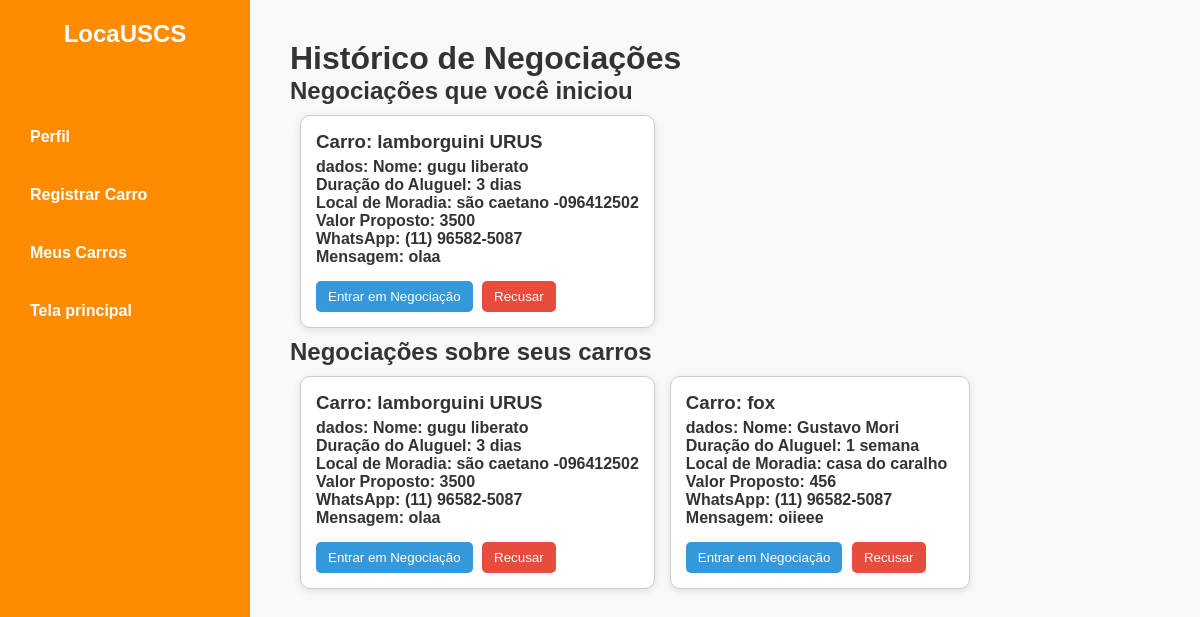
/negociacoes (signed in), run on an earlier commit of the app's database.
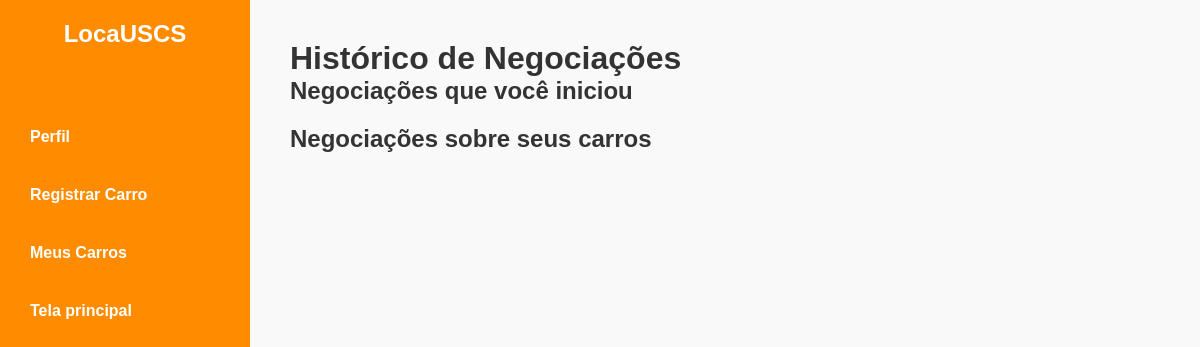
And on a later commit of the database.
### tables this page shows
CREATE TABLE negociacoes (
            id INTEGER PRIMARY KEY AUTOINCREMENT,
            carro_id INTEGER,
            descricao TEXT, -- agora permite NULL
            email_contato TEXT NOT NULL,
            telefone TEXT NOT NULL, status TEXT,
            FOREIGN KEY(carro_id) REFERENCES carros(id)
        );

CREATE TABLE carros (
        id INTEGER PRIMARY KEY AUTOINCREMENT,
        modelo TEXT NOT NULL,
        ano INTEGER NOT NULL,
        km INTEGER NOT NULL,
        lkm REAL NOT NULL,
        categoria TEXT NOT NULL,
        imagem TEXT NOT NULL,
        usuario_id INTEGER, id_usuario INTEGER,
        FOREIGN KEY (usuario_id) REFERENCES usuarios(id)
    );

### locauscs.py (the view, shortened to what this page needs)
@app.route('/negociacoes', methods=['GET', 'POST'])
def negociacoes():
    if 'user_id' not in session:
        return redirect(url_for('login'))
    user_id = session['user_id']
    conn = sqlite3.connect('locauscs.db')
    cursor = conn.cursor()
    cursor.execute('''
        SELECT n.id, c.modelo, n.descricao, n.email_contato, n.telefone, n.status
        FROM negociacoes n
        JOIN carros c ON n.carro_id = c.id
        WHERE c.usuario_id = ?
    ''', (user_id,))
    negociacoes_dono = cursor.fetchall()
    cursor.execute('''
        SELECT n.id, c.modelo, n.descricao, n.email_contato, n.telefone, n.status
        FROM negociacoes n
        JOIN carros c ON n.carro_id = c.id
        WHERE n.email_contato = (SELECT email FROM usuarios WHERE id = ?)
    ''', (user_id,))
    negociacoes_locatario = cursor.fetchall()
    conn.close()
    return render_template('negociacoes.html',
                           negociacoes_dono=negociacoes_dono,
                           negociacoes_locatario=negociacoes_locatario)

### templates/negociacoes.html (shortened to what this page needs)
<!DOCTYPE html>
<html lang="pt-br">
<head>
    <link rel="stylesheet" href="{{ url_for('static', filename='css/estilo.css') }}" />
</head>
<body>
    <div class="sidebar">
        <div class="logo"><h2>LocaUSCS</h2></div>
        <ul class="sidebar-links">
            <li><a href="{{ url_for('perfil') }}">Perfil</a></li>
            <li><a href="{{ url_for('registrar_carro') }}">Registrar Carro</a></li>
            <li><a href="{{ url_for('meus_carros') }}">Meus Carros</a></li>
            <li><a href="{{ url_for('home') }}">Tela principal</a></li>
        </ul>
    </div>
    <div class="content">
        <h1>Histórico de Negociações</h1>
        <h2>Negociações que você iniciou</h2>
        <div class="scroll-container">
            {% for negociacao in negociacoes_locatario %}
            <div class="negociacao">
                <h3>Carro: {{ negociacao[1] }}</h3>
                <strong><p>dados: {{ negociacao[2] | replace('\n', '<br>') | safe }}</p></strong>
                <button
                    class="btn btn-primary btn-negociacao"
                    data-negociacao='{{ negociacao|tojson|safe }}'
                >Entrar em Negociação</button>
                <form action="{{ url_for('recusar_negociacao') }}" method="post" style="display:inline;">
                    <button type="submit" class="btn btn-danger">Recusar</button>
                </form>
            </div>
            {% endfor %}
        </div>
        <h2>Negociações sobre seus carros</h2>
        <div class="scroll-container">
            {% for negociacao in negociacoes_dono %}
            <div class="negociacao">
                <h3>Carro: {{ negociacao[1] }}</h3>
                <strong><p>dados: {{ negociacao[2] | replace('\n', '<br>') | safe }}</p></strong>
                <button
                    class="btn btn-primary btn-negociacao"
                    data-negociacao='{{ negociacao|tojson|safe }}'
                >Entrar em Negociação</button>
                <form action="{{ url_for('recusar_negociacao') }}" method="post" style="display:inline;">
                    <button type="submit" class="btn btn-danger">Recusar</button>
                </form>
            </div>
            {% endfor %}
        </div>
    </div>
</body>
</html>

What changed in the data, as far as the page shows it:
removed negociacoes: modelo "lamborguini URUS", descricao "Nome: gugu liberato Duração do Aluguel: 3 dias Local de Moradia: são caetano -096412502 Valor Proposto: 3500 WhatsApp: (11) 96582-5087 Mensagem: olaa"
removed negociacoes: modelo "fox", descricao "Nome: Gustavo Mori Duração do Aluguel: 1 semana Local de Moradia: casa do caralho Valor Proposto: 456 WhatsApp: (11) 96582-5087 Mensagem: oiieee", shown under "Negociações sobre seus carros"
